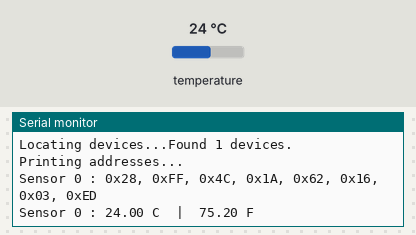
Simulated run of this sketch. Board: Arduino Uno, built with avr-gcc and run on an emulated ATmega328P. On the bench: the last lines printed to the serial monitor. Inputs (shaded band) come from the test bench; at power-on: temperature 24 °C.

Above: at 1.2 s.
1.3 s: temperature set to 12 °C
At 3.2 s:
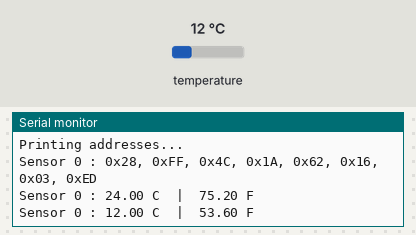
3.8 s: temperature set to 19 °C
At 5.7 s:
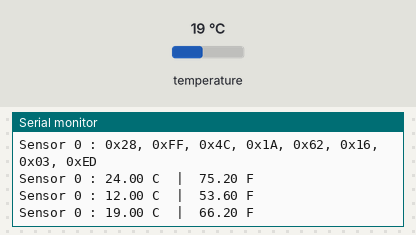
Timing chart, 0 to 7.2 s (numbered marks = the images above; inputs shaded):
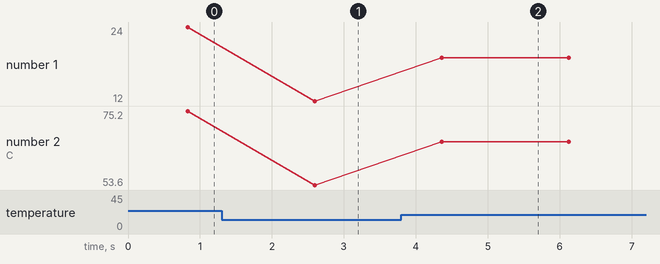

Measured:
- after the input at 1.3 s, the serial monitor: prints a new line after 1.3 s (image 1)
- after the input at 3.8 s, the serial monitor: prints a new line after 0.56 s (image 2)
- plotted number 1: 24 → 12 after the input at 1.3 s, 12 → 19 after the input at 3.8 s
- plotted number 2: 75.2 → 53.6 after the input at 1.3 s, 53.6 → 66.2 after the input at 3.8 s

The sketch:

DS18B20_Temp.ino
```cpp
// https://lastminuteengineers.com/multiple-ds18b20-arduino-tutorial/

#include <OneWire.h>
#include <DallasTemperature.h>

// Data wire is plugged into digital pin 2 on the Arduino
#define ONE_WIRE_BUS 48

// Setup a oneWire instance to communicate with any OneWire device
OneWire oneWire(ONE_WIRE_BUS);

// Pass oneWire reference to DallasTemperature library
DallasTemperature sensors(&oneWire);

int deviceCount = 0;
float tempC;

byte Thermometer[8];

void setup(void)
{
  sensors.begin();  // Start up the library
  Serial.begin(9600);

  // locate devices on the bus
  Serial.print("Locating devices...");
  Serial.print("Found ");
  deviceCount = sensors.getDeviceCount();
  Serial.print(deviceCount, DEC);
  Serial.println(" devices.");
  Serial.println("");

  Serial.println("Printing addresses...");
  for (int i = 0;  i < deviceCount;  i++)
  {
    Serial.print("Sensor ");
    Serial.print(i);
    Serial.print(" : ");
    sensors.getAddress(Thermometer, i);
    printAddress(Thermometer);
    Serial.println("");
  }
}

void printAddress(byte deviceAddress[8])
{
  for (uint8_t i = 0; i < 8; i++)
  {
    Serial.print("0x");
    if (deviceAddress[i] < 0x10) Serial.print("0");
    Serial.print(deviceAddress[i], HEX);
    if (i < 7) Serial.print(", ");
  }
  Serial.println("");
}

void loop(void)
{
  // Send command to all the sensors for temperature conversion
  sensors.requestTemperatures();

  // Display temperature from each sensor
  for (int i = 0;  i < deviceCount;  i++)
  {
    Serial.print("Sensor ");
    Serial.print(i);
    Serial.print(" : ");
    tempC = sensors.getTempCByIndex(i);
    Serial.print(tempC);
    //Serial.print((char)176);//shows degrees character
    Serial.print(" C  |  ");
    Serial.print(DallasTemperature::toFahrenheit(tempC));
    //Serial.print((char)176);//shows degrees character
    Serial.println(" F");
  }

  Serial.println("");
  delay(1000);
}

// SI SE USA ADDRESS

//#include <OneWire.h>
//#include <DallasTemperature.h>
//
//// Data wire is plugged into port 2 on the Arduino
//#define ONE_WIRE_BUS 2
//
//// Setup a oneWire instance to communicate with any OneWire devices
//OneWire oneWire(ONE_WIRE_BUS);
//
//// Pass our oneWire reference to Dallas Temperature.
//DallasTemperature sensors(&oneWire);
//
//// Addresses of 3 DS18B20s
//uint8_t sensor1[8] = { 0x28, 0xEE, 0xD5, 0x64, 0x1A, 0x16, 0x02, 0xEC };
//uint8_t sensor2[8] = { 0x28, 0x61, 0x64, 0x12, 0x3C, 0x7C, 0x2F, 0x27 };
//uint8_t sensor3[8] = { 0x28, 0x61, 0x64, 0x12, 0x3F, 0xFD, 0x80, 0xC6 };
//
//void setup(void)
//{
//  Serial.begin(9600);
//  sensors.begin();
//}
//
//void loop(void)
//{
//  sensors.requestTemperatures();
//
//  Serial.print("Sensor 1: ");
//  printTemperature(sensor1);
//
//  Serial.print("Sensor 2: ");
//  printTemperature(sensor2);
//
//  Serial.print("Sensor 3: ");
//  printTemperature(sensor3);
//
//  Serial.println();
//  delay(1000);
//}
//
//void printTemperature(DeviceAddress deviceAddress)
//{
//  float tempC = sensors.getTempC(deviceAddress);
//  Serial.print(tempC);
//  Serial.print((char)176);
//  Serial.print("C  |  ");
//  Serial.print(DallasTemperature::toFahrenheit(tempC));
//  Serial.print((char)176);
//  Serial.println("F");
//}
```
